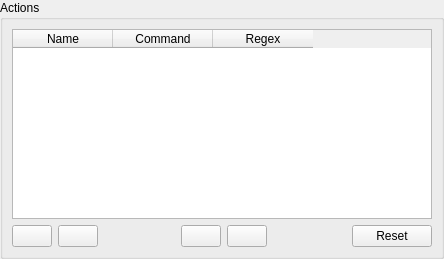
<?xml version="1.0" encoding="UTF-8"?>
<ui version="4.0">
 <class>CodeinfoConfigWidget</class>
 <widget class="QWidget" name="CodeinfoConfigWidget">
  <property name="geometry">
   <rect>
    <x>0</x>
    <y>0</y>
    <width>444</width>
    <height>259</height>
   </rect>
  </property>
  <property name="sizePolicy">
   <sizepolicy hsizetype="Preferred" vsizetype="Preferred">
    <horstretch>0</horstretch>
    <verstretch>0</verstretch>
   </sizepolicy>
  </property>
  <layout class="QVBoxLayout" name="verticalLayout_2">
   <property name="spacing">
    <number>0</number>
   </property>
   <property name="margin">
    <number>0</number>
   </property>
   <item>
    <widget class="QGroupBox" name="gFolderList">
     <property name="sizePolicy">
      <sizepolicy hsizetype="Preferred" vsizetype="Preferred">
       <horstretch>0</horstretch>
       <verstretch>0</verstretch>
      </sizepolicy>
     </property>
     <property name="title">
      <string>Actions</string>
     </property>
     <layout class="QVBoxLayout" name="verticalLayout">
      <item>
       <widget class="QTableWidget" name="tblActions">
        <property name="sizePolicy">
         <sizepolicy hsizetype="Preferred" vsizetype="Preferred">
          <horstretch>0</horstretch>
          <verstretch>0</verstretch>
         </sizepolicy>
        </property>
        <column>
         <property name="text">
          <string>Name</string>
         </property>
        </column>
        <column>
         <property name="text">
          <string>Command</string>
         </property>
        </column>
        <column>
         <property name="text">
          <string>Regex</string>
         </property>
        </column>
       </widget>
      </item>
      <item>
       <layout class="QHBoxLayout" name="horizontalLayout">
        <property name="sizeConstraint">
         <enum>QLayout::SetMinimumSize</enum>
        </property>
        <item>
         <widget class="QPushButton" name="btnAdd">
          <property name="text">
           <string notr="true"/>
          </property>
         </widget>
        </item>
        <item>
         <widget class="QPushButton" name="btnRemove">
          <property name="text">
           <string/>
          </property>
         </widget>
        </item>
        <item>
         <spacer name="horizontalSpacer">
          <property name="orientation">
           <enum>Qt::Horizontal</enum>
          </property>
          <property name="sizeHint" stdset="0">
           <size>
            <width>419</width>
            <height>20</height>
           </size>
          </property>
         </spacer>
        </item>
        <item>
         <widget class="QPushButton" name="btnDown">
          <property name="text">
           <string notr="true"/>
          </property>
         </widget>
        </item>
        <item>
         <widget class="QPushButton" name="btnUp">
          <property name="text">
           <string notr="true"/>
          </property>
         </widget>
        </item>
        <item>
         <spacer name="horizontalSpacer_2">
          <property name="orientation">
           <enum>Qt::Horizontal</enum>
          </property>
          <property name="sizeHint" stdset="0">
           <size>
            <width>420</width>
            <height>20</height>
           </size>
          </property>
         </spacer>
        </item>
        <item>
         <widget class="QPushButton" name="btnReset">
          <property name="text">
           <string>Reset</string>
          </property>
         </widget>
        </item>
       </layout>
      </item>
     </layout>
    </widget>
   </item>
  </layout>
 </widget>
 <resources/>
 <connections/>
</ui>
